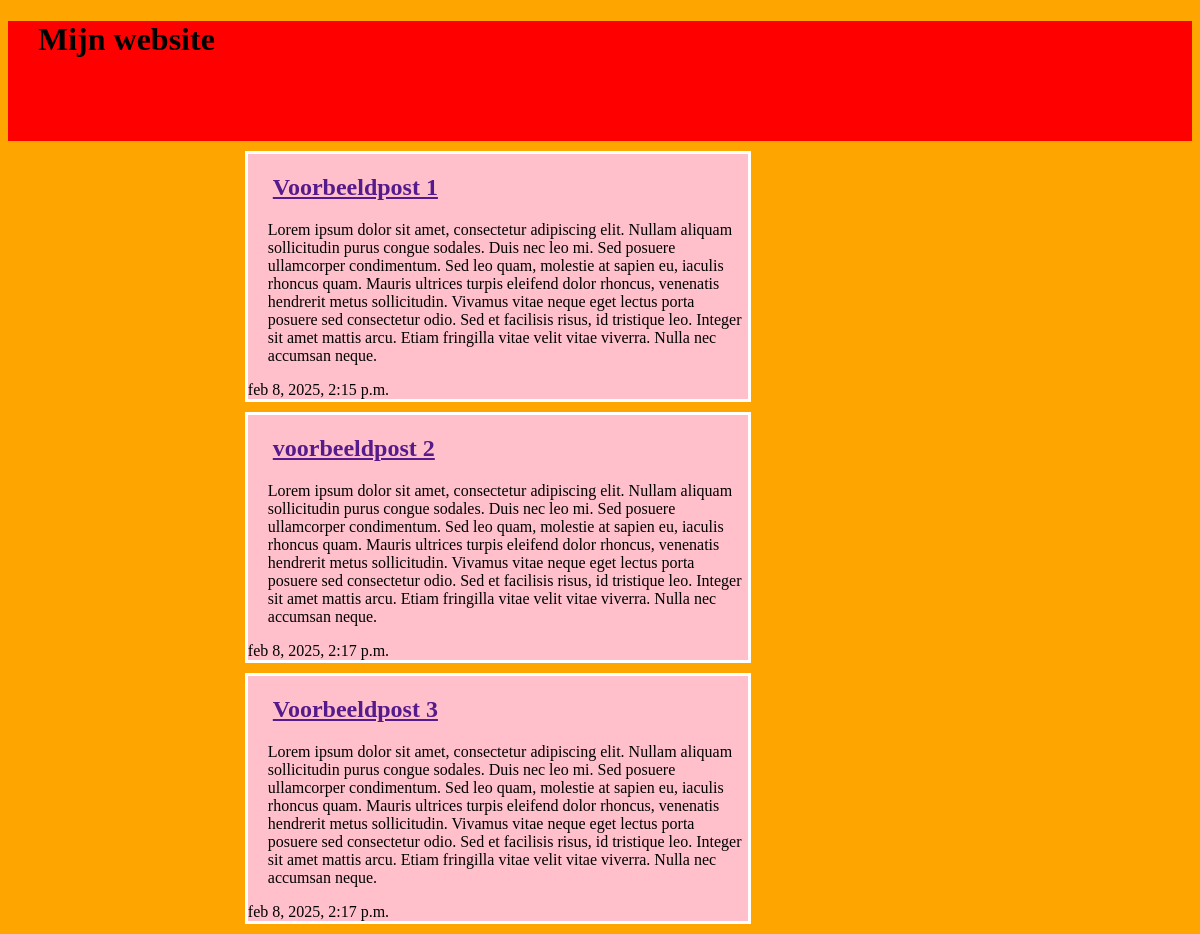
The page / on the database its author committed.
### blog/models.py (models this page shows)
class Post(models.Model):
    author = models.ForeignKey(settings.AUTH_USER_MODEL, on_delete=models.CASCADE)
    title = models.CharField(max_length=200)
    text = models.TextField()
    created_date = models.DateTimeField(default=timezone.now)
    published_date = models.DateTimeField(blank=True, null=True)

### blog/views.py (the view)
# urls.py: path('', views.post_list, name='post_list'),
def post_list(request):
    posts = Post.objects.filter(published_date__lte=timezone.now()).order_by('published_date')
    return render(request, 'blog/post_list.html', {'posts': posts})

### blog/templates/blog/post_list.html (shortened to what this page needs)
<!DOCTYPE html>
<html lang="nl">
<head>
</head>
<body>
<header><h1>Mijn website</h1></header>
<body>
{% block content %}{% for post in posts %}
<article class="post">
<h2><a href="">{{ post.title }}</a></h2><p>{{ post.text|linebreaksbr }}</p>
<time class="date">{{ post.published_date }}</time>
</article>{% endfor %}{% endblock %}
</body>
</html>

### blog/templates/blog/post_list.html (style rules this page uses)
body { background-color:orange; }
h1 { color: black; background-color: red; margin-left: 30px; }
p { margin-left: 20px; }
h2 { margin-left: 25px; }
article { width: 500px; margin-bottom: 10px; margin-left: 20% ; border: 3px solid white; margin-top: 10px; background-color: pink; }
header { background-color: red; height: 120px; }

### rows shown on the page
Post: title "Voorbeeldpost 1", text "Lorem ipsum dolor sit amet, consectetur adipiscing elit. Nullam aliquam sollicitudin purus congue sodales. Duis nec leo mi. Sed posuere ullamcorper condimentum. Sed leo quam, molestie at sapien eu, iaculis rhoncus quam. Mauris ultrices turpis eleifend dolor rhoncus, venenatis hendrerit metus sollicitudin. Vivamus vitae neque eget lectus porta posuere sed consectetur odio. Sed et facilisis risus, id tristique leo. Integer sit amet mattis arcu. Etiam fringilla vitae velit vitae viverra. Nulla nec accumsan neque.", published_date "feb 8, 2025, 2:15 p.m."
Post: title "voorbeeldpost 2", text "Lorem ipsum dolor sit amet, consectetur adipiscing elit. Nullam aliquam sollicitudin purus congue sodales. Duis nec leo mi. Sed posuere ullamcorper condimentum. Sed leo quam, molestie at sapien eu, iaculis rhoncus quam. Mauris ultrices turpis eleifend dolor rhoncus, venenatis hendrerit metus sollicitudin. Vivamus vitae neque eget lectus porta posuere sed consectetur odio. Sed et facilisis risus, id tristique leo. Integer sit amet mattis arcu. Etiam fringilla vitae velit vitae viverra. Nulla nec accumsan neque.", published_date "feb 8, 2025, 2:17 p.m."
Post: title "Voorbeeldpost 3", text "Lorem ipsum dolor sit amet, consectetur adipiscing elit. Nullam aliquam sollicitudin purus congue sodales. Duis nec leo mi. Sed posuere ullamcorper condimentum. Sed leo quam, molestie at sapien eu, iaculis rhoncus quam. Mauris ultrices turpis eleifend dolor rhoncus, venenatis hendrerit metus sollicitudin. Vivamus vitae neque eget lectus porta posuere sed consectetur odio. Sed et facilisis risus, id tristique leo. Integer sit amet mattis arcu. Etiam fringilla vitae velit vitae viverra. Nulla nec accumsan neque.", published_date "feb 8, 2025, 2:17 p.m."
